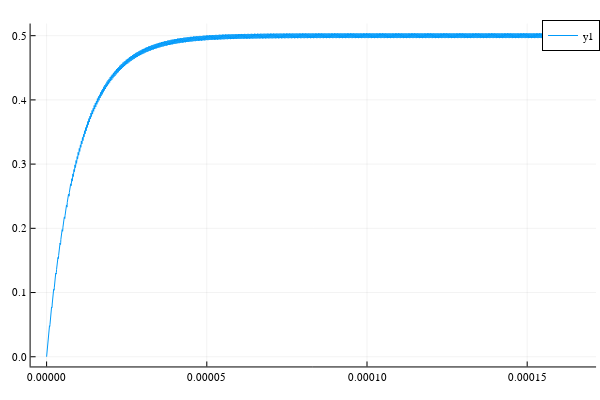

The notebook cell saved with this chart:
### Code cell
plot(t, y)

### Figure 1 — Plotly figure (JSON) as saved in the notebook; plotly's stock layout.template omitted (floating-point values rounded to 4 significant figures; data arrays with more than 128 entries replaced by an {"elided": "..."} marker saying what was removed)
{"data": [{"colorbar": {"title": ""}, "legendgroup": "y1", "line": {"color": "rgba(0, 154, 250, 1.000)", "dash": "solid", "shape": "linear", "width": 1}, "mode": "lines", "name": "y1", "showlegend": true, "type": "scatter", "x": {"elided": "3331 float values"}, "xaxis": "x", "y": {"elided": "3331 float values"}, "yaxis": "y", "zmax": null, "zmin": null}], "layout": {"annotations": [], "height": 400, "legend": {"bgcolor": "rgba(255, 255, 255, 1.000)", "bordercolor": "rgba(0, 0, 0, 1.000)", "borderwidth": 1, "font": {"color": "rgba(0, 0, 0, 1.000)", "family": "sans-serif", "size": 11}, "tracegroupgap": 0, "traceorder": "normal", "x": 1, "xanchor": "auto", "y": 1, "yanchor": "auto"}, "margin": {"b": 20, "l": 0, "r": 0, "t": 20}, "paper_bgcolor": "rgba(255, 255, 255, 1.000)", "plot_bgcolor": "rgba(255, 255, 255, 1.000)", "showlegend": true, "width": 600, "xaxis": {"anchor": "y", "domain": [0.05101, 0.9934], "gridcolor": "rgba(0, 0, 0, 0.100)", "gridwidth": 0.5, "linecolor": "rgba(0, 0, 0, 1.000)", "mirror": false, "range": [-4.995e-06, 0.0001715], "showgrid": true, "showline": true, "showticklabels": true, "tickangle": 0, "tickcolor": "rgb(0, 0, 0)", "tickfont": {"color": "rgba(0, 0, 0, 1.000)", "family": "sans-serif", "size": 11}, "tickmode": "array", "ticks": "inside", "ticktext": ["0.00000", "0.00005", "0.00010", "0.00015"], "tickvals": [0, 5e-05, 0.0001, 0.00015], "title": "", "titlefont": {"color": "rgba(0, 0, 0, 1.000)", "family": "sans-serif", "size": 15}, "type": "-", "visible": true, "zeroline": false, "zerolinecolor": "rgba(0, 0, 0, 1.000)"}, "yaxis": {"anchor": "x", "domain": [0.03762, 0.9902], "gridcolor": "rgba(0, 0, 0, 0.100)", "gridwidth": 0.5, "linecolor": "rgba(0, 0, 0, 1.000)", "mirror": false, "range": [-0.01511, 0.5189], "showgrid": true, "showline": true, "showticklabels": true, "tickangle": 0, "tickcolor": "rgb(0, 0, 0)", "tickfont": {"color": "rgba(0, 0, 0, 1.000)", "family": "sans-serif", "size": 11}, "tickmode": "array", "ticks": "inside", "ticktext": ["0.0", "0.1", "0.2", "0.3", "0.4", "0.5"], "tickvals": [0, 0.1, 0.2, 0.3, 0.4, 0.5], "title": "", "titlefont": {"color": "rgba(0, 0, 0, 1.000)", "family": "sans-serif", "size": 15}, "type": "-", "visible": true, "zeroline": false, "zerolinecolor": "rgba(0, 0, 0, 1.000)"}}}
